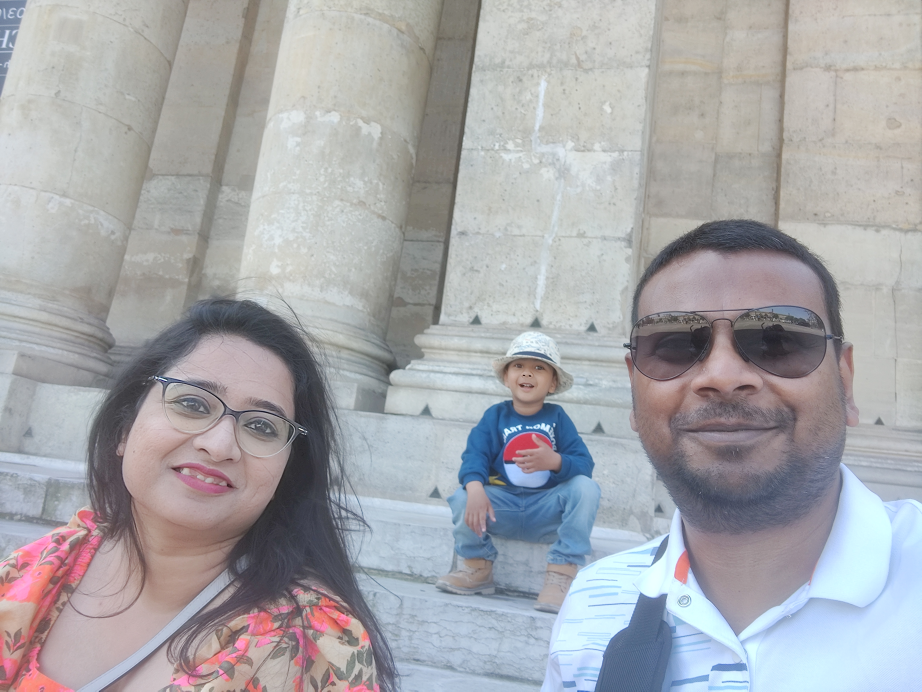
#> input picture images/selfie.jpg, 4608 x 3456 px, found by its file name (shown at 1/5 size)
$ python face_detection.py
#> lines starting #> are read from the running program, lines starting #| are printed output that depends on the picture
import cv2

# Load the pre-trained face detection model
face_cascade = cv2.CascadeClassifier(
    cv2.data.haarcascades + "haarcascade_frontalface_default.xml"
)

# Load the image
image = cv2.imread(".\images\selfie.jpg")
#> image is the input picture: shape (3456, 4608, 3); mean B, G, R 170.4, 166.6, 166.7

# Convert the image to grayscale (face detection works better on grayscale images)
gray = cv2.cvtColor(image, cv2.COLOR_BGR2GRAY)
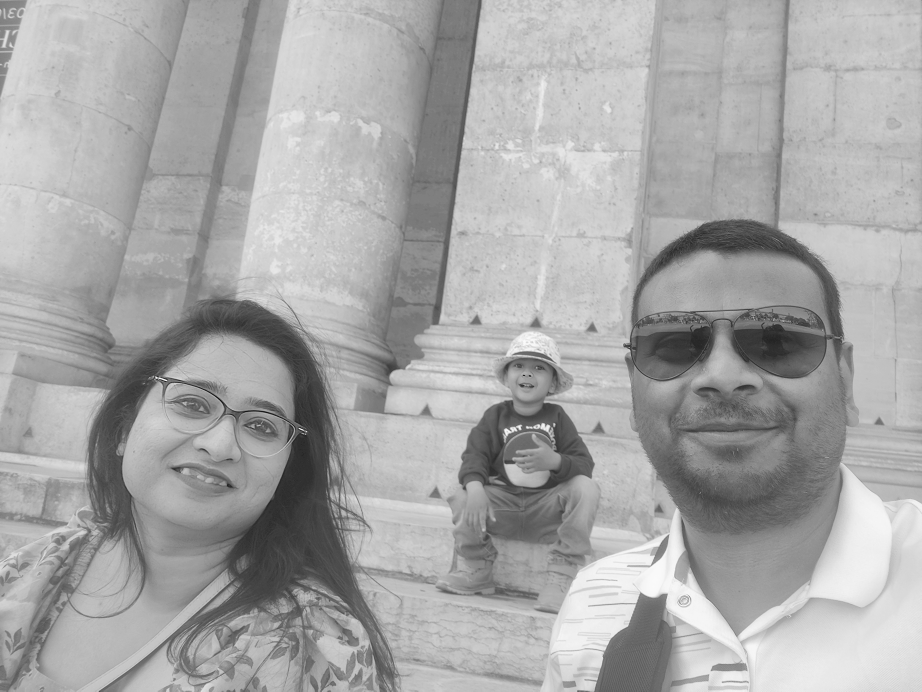
#> gray: shape (3456, 4608) (shown at 1/5 size); min 0, max 255, mean 167.1

# Detect faces in the grayscale image
faces = face_cascade.detectMultiScale(
    gray, scaleFactor=1.2, minNeighbors=3, minSize=(100, 100)
)
#> faces = [[1137, 1339, 147, 147], [15, 2925, 185, 185], [596, 1664, 1016, 1016], [2981, 1240, 1276, 1276]]

# Draw rectangles around the detected faces
for x, y, w, h in faces:
    cv2.rectangle(image, (x, y), (x + w, y + h), (0, 255, 0), 3)
#> this loop made 4 passes

# Resize the image to fit within the screen
max_height, max_width = 800, 1200  # Define your desired maximum dimensions
resized_image = image.copy()

# Resize if the image dimensions exceed the maximum
if image.shape[0] > max_height or image.shape[1] > max_width:
    resized_image = cv2.resize(resized_image, (max_width, max_height))
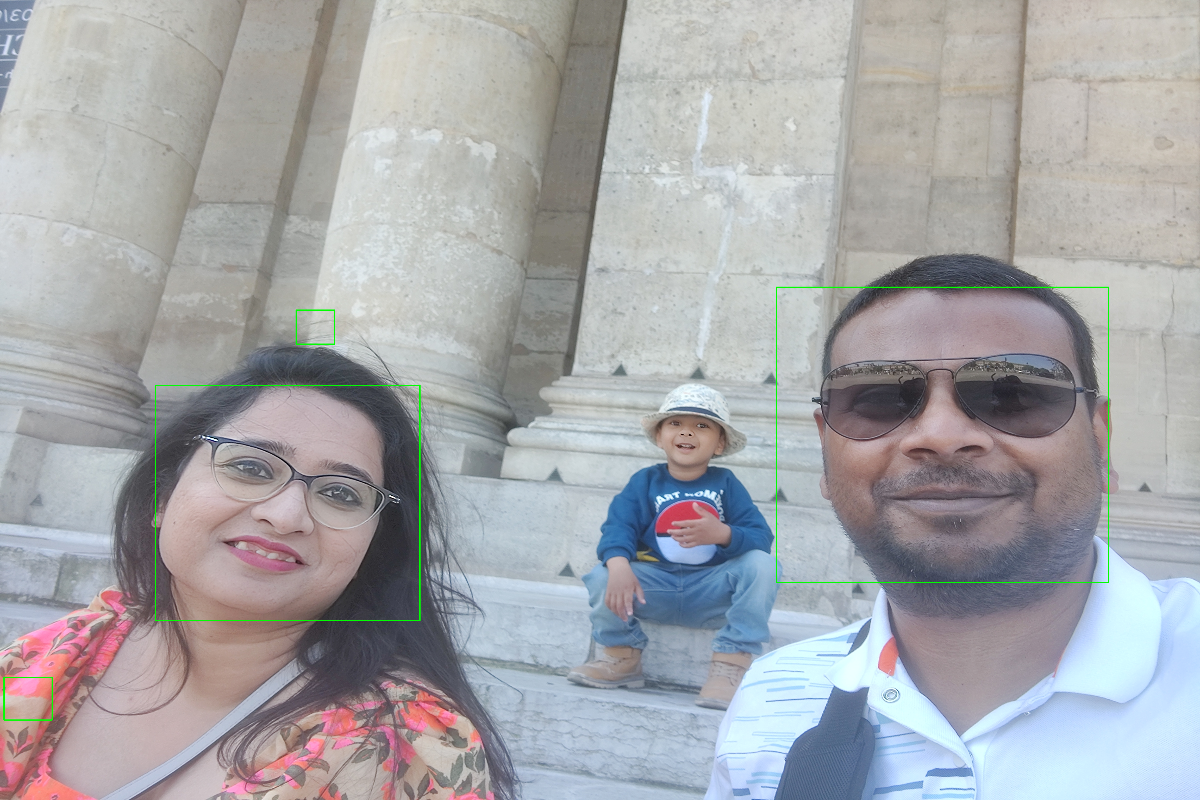
#> resized_image: shape (800, 1200, 3); mean B, G, R 169.8, 166.9, 166.2


# Save the resized image with detected faces
output_path = ".\images\selfie_output_image.jpg"
cv2.imwrite(output_path, resized_image)

# Display the resized image with detected faces
cv2.imshow("Resized Image with Detected Faces", resized_image)
cv2.waitKey(0)
cv2.destroyAllWindows()
